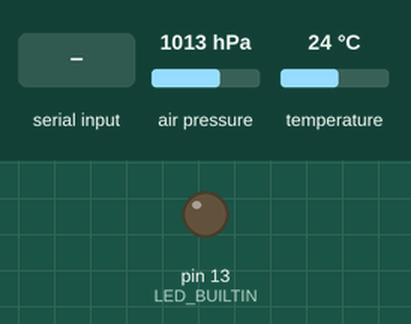
Recording of a sketch running on a simulated Arduino Uno, built with avr-gcc and run on an emulated ATmega328P. Shown: output pins drawn as LEDs (lit = HIGH). Inputs (shaded band) come from the test bench; at power-on: air pressure 1013 hPa, temperature 24 °C.

Above: at 1.2 s.
1.3 s: "?" received over the second serial link
At 2.1 s:
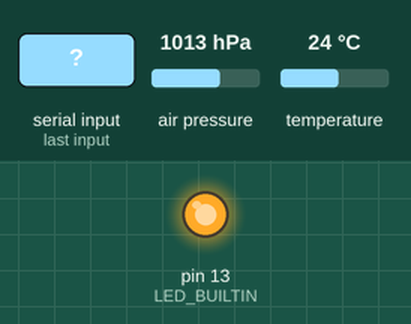
Timing chart, 0 to 4.3 s (numbered marks = the images above; inputs shaded):
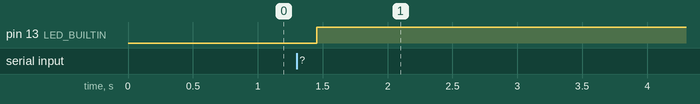

Measured:
- after the input at 1.3 s, pin 13 (LED_BUILTIN): LOW → HIGH after 0.15 s

The sketch:

subscale.ino
```cpp
#if defined(ARDUINO)
/* Mandatory includes for Arduino */
#include <SPI.h>
#include <Wire.h>
#endif

#include <Adafruit_BMP085.h>
#include <SoftwareSerial.h>

// Starting the accelerometer protocol
//MMA_7455 accel = MMA_7455(i2c_protocol);

// Defining the pins for the xbee radio
const int RXPin = A2;
const int TXPin = A3;

bool True = true;

char str;

// Starting the xbee radio as a serial interface
SoftwareSerial Xbee(RXPin, TXPin);

// Variables that hold the informaton coming from the accelerometer
int16_t x10, y10, z10;
float   xg, yg, zg;

// Counts the number of times the loop has run to get an estimate on the total time
int counter;

// Variables to hold information from the barometer
float Pressure;
float Temperature;
float Altitude;

// Starting the barometer
Adafruit_BMP085 bmp;

int Time = 0;


void setup() {
  //Open Serial connection
  Serial.begin(9600);
  //Start xbee serial connection
  Xbee.begin(9600);
  // Accelerometer initilization
  //accel.begin();

  // Barometer initilization
  if (!bmp.begin()) {
  Xbee.println("Could not find a valid BMP085 sensor, check wiring!");
  while (1) {}
  }

  pinMode(LED_BUILTIN, OUTPUT);

  //accel.setSensitivity(2);
  /* Verify sensibility - optional */
  //if(accel.getSensitivity() != 2)   Serial.println("Sensitivity failure");
  /* Set accelerometer mode */
  //accel.setMode(measure);
  /* Verify accelerometer mode - optional */
  //if(accel.getMode() != measure)    Serial.println("Set mode failure");
  /* Set axis offsets */
  /* Note: the offset is hardware specific
   * and defined thanks to the auto-calibration example. */
  //accel.setAxisOffset(0, 0, 0);

}

void loop() {
    /* Get 10-bit axis raw values */
  /*x10 = accel.readAxis10('x');
  y10 = accel.readAxis10('y');
  z10 = accel.readAxis10('z');
  /* Get 10-bit axis values in g */
  /*xg  = accel.readAxis10g('x');
  yg  = accel.readAxis10g('y');
  zg  = accel.readAxis10g('z');*/

  // Read the data from the barometer
  Pressure = bmp.readPressure();
  Temperature = bmp.readTemperature();
  Altitude = bmp.readAltitude();

  Xbee.print("M:");
  Xbee.print(Time);
  Xbee.println();
  // Send acceleration values to the xbee to send out
  // X acceleration in decimal form
  /*Xbee.print("x:");
  Xbee.print(x10, DEC);
  Xbee.println();
  // Y acceleration in decimal form
  Xbee.print("y:");
  Xbee.print(y10, DEC);
  Xbee.println();
  // Z acceleration in decimal form
  Xbee.print("z:");
  Xbee.print(z10, DEC);
  Xbee.println();*/

  // Barometer Data
  Xbee.print("P:");
  Xbee.print(Pressure, DEC);
  Xbee.println();

  Xbee.print("T:");
  Xbee.print(Temperature, DEC);
  Xbee.println();

  Xbee.print("A:");
  Xbee.print(Altitude, DEC);
  Xbee.println();


  str = Xbee.read();
  if(str == '?'){
     while(True == true) {
        digitalWrite(LED_BUILTIN, HIGH);
        Xbee.print("I'm Here");
     }
  }

  Time+=1;

  delay(100);
}
```
